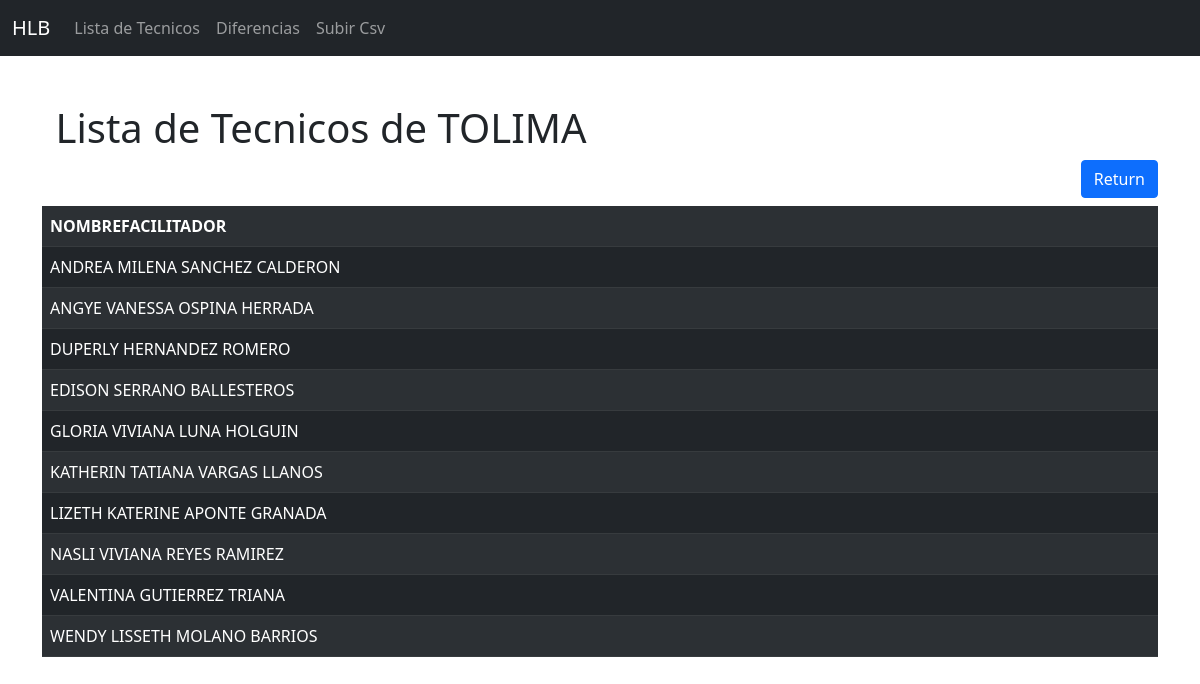
The app's page /technicsAll with its own data.
### controller.py (models this page shows, shortened)
class NewTechnician(db.Model):
    id = db.Column(db.Integer, primary_key=True)
    idProductor = db.Column(db.Integer)
    nombreProductor = db.Column(db.String(100))
    nombrePredio = db.Column(db.String(100))
    departamentoPredio = db.Column(db.String(50))
    municipioPredio = db.Column(db.String(50))
    nombreFacilitador = db.Column(db.String(100))
    departamentoContratista = db.Column(db.String(50))
    date_created = db.Column(db.DateTime, default=datetime.utcnow)

### controller.py (the view)
@app.route("/technicsAll")
def technicsAll():
    technics = NewTechnician.query.filter_by(departamentoPredio='TOLIMA').all()
    technicians = []
    for tech in technics:
        if tech.nombreFacilitador not in technicians:
            technicians.append(tech.nombreFacilitador)
    technicians.sort()
    return render('technicians.html', technicians=technicians)

### templates/technicians.html (shortened to what this page needs)
{% extends "layout.html" %}
{% block body %}
<div class="container">
    <div class="col-12 mx-auto mt-5">
        <h1 class="col-6 c">Lista de Tecnicos de TOLIMA</h1>
        <div class="d-grid gap-2 d-md-flex justify-content-md-end">
            <a class="btn btn-primary mb-2 c" href="/">Return</a>
        </div>
    </div>
    <table class="table table-dark table-striped ">
        <tr>
            <th>NOMBREFACILITADOR</th>
        </tr>
        {% for tech in technicians %}
            <tr>
                <td>{{ tech }}</td>
            </tr>
        {% endfor %}
    </table>
</div>
{% endblock %}

### templates/layout.html (shortened to what this page needs)
<!DOCTYPE html>
<html lang=en>
    <head>
        <link href="https://cdn.jsdelivr.net/npm/bootstrap@5.0.2/dist/css/bootstrap.min.css" rel="stylesheet">
        <link rel="stylesheet" type="text/css" href="static/css/all.css">
    </head>
    <body>
        {% include 'partials/navbar.html' %}
        {% block body %} {% endblock %}
    </body>
</html>

### templates/partials/navbar.html (shortened to what this page needs)
<nav class="navbar navbar-expand-lg navbar-dark bg-dark">
    <div class="container-fluid">
        <a class="navbar-brand" href="/">HLB</a>
        <div class="collapse navbar-collapse" id="navbarNav">
            <ul class="navbar-nav">
                <li class="nav-item">
                    <a class="nav-link" href="/technicsAll">Lista de Tecnicos</a>
                </li>
                <li class="nav-item">
                    <a class="nav-link" href="/comper">Diferencias</a>
                </li>
                <li class="nav-item">
                    <a class="nav-link" href="/importCsv">Subir Csv</a>
                </li>
            </ul>
        </div>
    </div>
</nav>

### static/css/all.css (style rules this page uses)
.c { text-align: center !important; }

### records on screen
NewTechnician: nombreFacilitador "ANDREA MILENA SANCHEZ CALDERON"
NewTechnician: nombreFacilitador "ANGYE VANESSA OSPINA HERRADA"
NewTechnician: nombreFacilitador "DUPERLY HERNANDEZ ROMERO"
NewTechnician: nombreFacilitador "EDISON SERRANO BALLESTEROS"
NewTechnician: nombreFacilitador "GLORIA VIVIANA LUNA HOLGUIN"
NewTechnician: nombreFacilitador "KATHERIN TATIANA VARGAS LLANOS"
NewTechnician: nombreFacilitador "LIZETH KATERINE APONTE GRANADA"
NewTechnician: nombreFacilitador "NASLI VIVIANA REYES RAMIREZ"
NewTechnician: nombreFacilitador "VALENTINA GUTIERREZ TRIANA"
NewTechnician: nombreFacilitador "WENDY LISSETH MOLANO BARRIOS"
